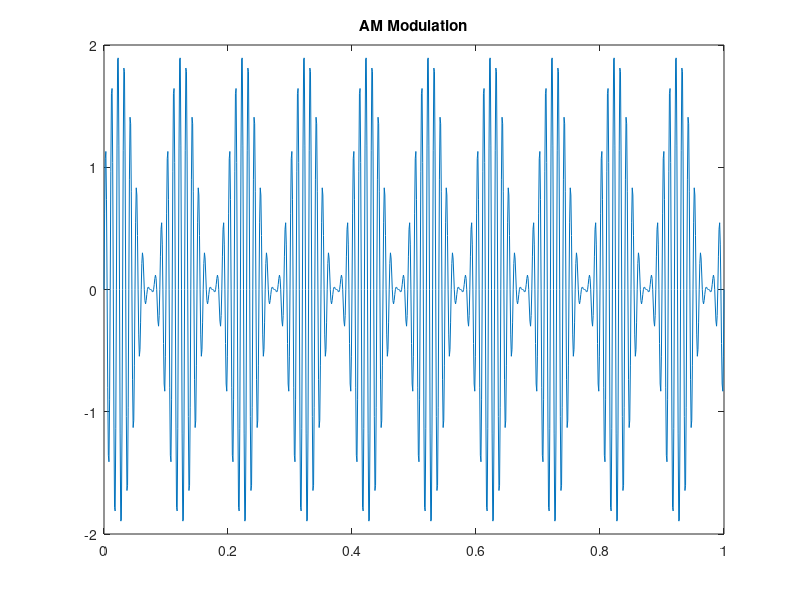

The MATLAB source for this figure:
clc;
clear all;
close all;

fc = 100;
fm = 10;
t = 0:0.001:1;

carrier = sin(2*pi*fc*t);
message = sin(2*pi*fm*t);

am = (1 + message).*carrier;

plot(t, am);
title('AM Modulation');
